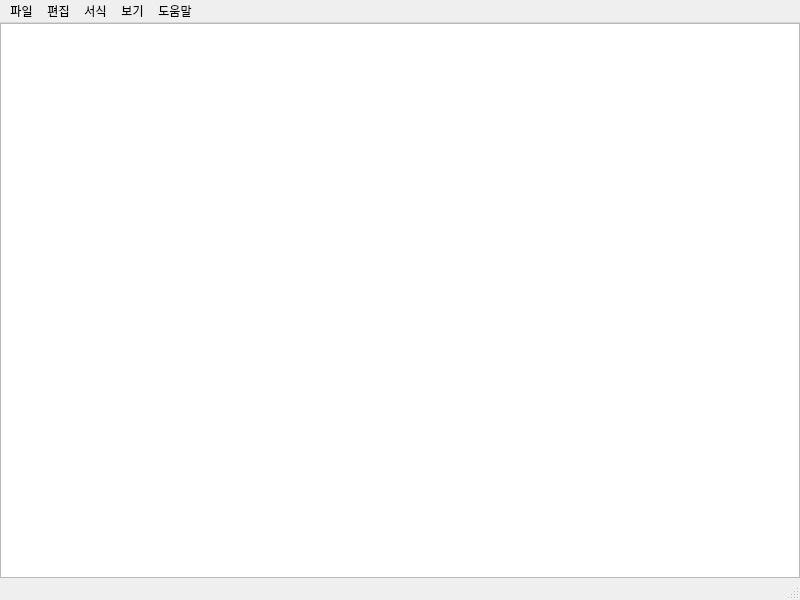
<?xml version="1.0" encoding="UTF-8"?>
<ui version="4.0">
 <class>MainWindow</class>
 <widget class="QMainWindow" name="MainWindow">
  <property name="geometry">
   <rect>
    <x>0</x>
    <y>0</y>
    <width>800</width>
    <height>600</height>
   </rect>
  </property>
  <property name="windowTitle">
   <string>Notepad</string>
  </property>
  <widget class="QWidget" name="centralwidget">
   <layout class="QGridLayout" name="gridLayout">
    <property name="leftMargin">
     <number>0</number>
    </property>
    <property name="topMargin">
     <number>0</number>
    </property>
    <property name="rightMargin">
     <number>0</number>
    </property>
    <property name="bottomMargin">
     <number>0</number>
    </property>
    <item row="0" column="0">
     <layout class="QGridLayout" name="gridLayout_2">
      <item row="0" column="0">
       <widget class="QPlainTextEdit" name="plainTextEdit"/>
      </item>
     </layout>
    </item>
   </layout>
  </widget>
  <widget class="QMenuBar" name="menubar">
   <property name="geometry">
    <rect>
     <x>0</x>
     <y>0</y>
     <width>800</width>
     <height>21</height>
    </rect>
   </property>
   <widget class="QMenu" name="menu_file">
    <property name="title">
     <string>파일</string>
    </property>
    <addaction name="action_open"/>
    <addaction name="action_save"/>
   </widget>
   <widget class="QMenu" name="menu_edit">
    <property name="title">
     <string>편집</string>
    </property>
   </widget>
   <widget class="QMenu" name="menu_form">
    <property name="title">
     <string>서식</string>
    </property>
   </widget>
   <widget class="QMenu" name="menu_view">
    <property name="title">
     <string>보기</string>
    </property>
   </widget>
   <widget class="QMenu" name="menu_help">
    <property name="title">
     <string>도움말</string>
    </property>
   </widget>
   <addaction name="menu_file"/>
   <addaction name="menu_edit"/>
   <addaction name="menu_form"/>
   <addaction name="menu_view"/>
   <addaction name="menu_help"/>
  </widget>
  <widget class="QStatusBar" name="statusbar"/>
  <action name="action_open">
   <property name="text">
    <string>열기</string>
   </property>
   <property name="shortcut">
    <string>Ctrl+O</string>
   </property>
  </action>
  <action name="action_save">
   <property name="text">
    <string>저장</string>
   </property>
   <property name="shortcut">
    <string>Ctrl+S</string>
   </property>
  </action>
 </widget>
 <resources/>
 <connections/>
</ui>
